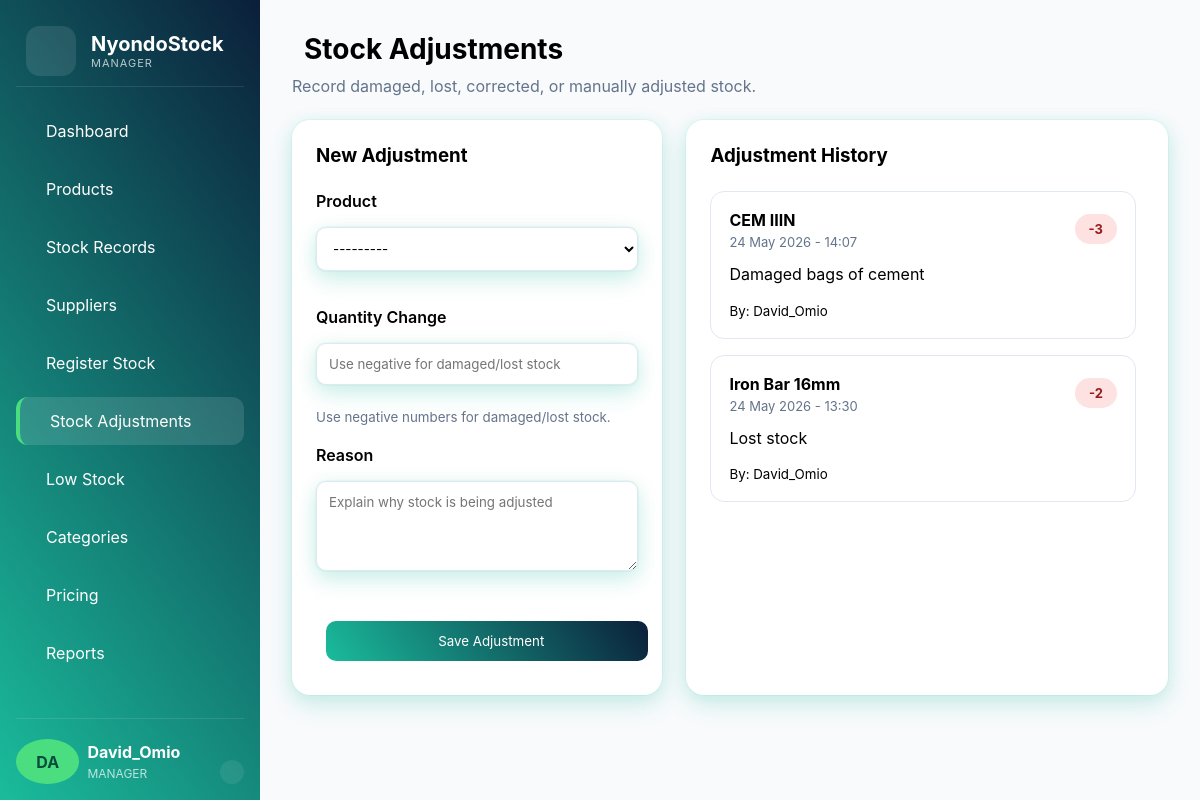
The page /stock_adjustments/ (signed in) on the database as committed earlier.
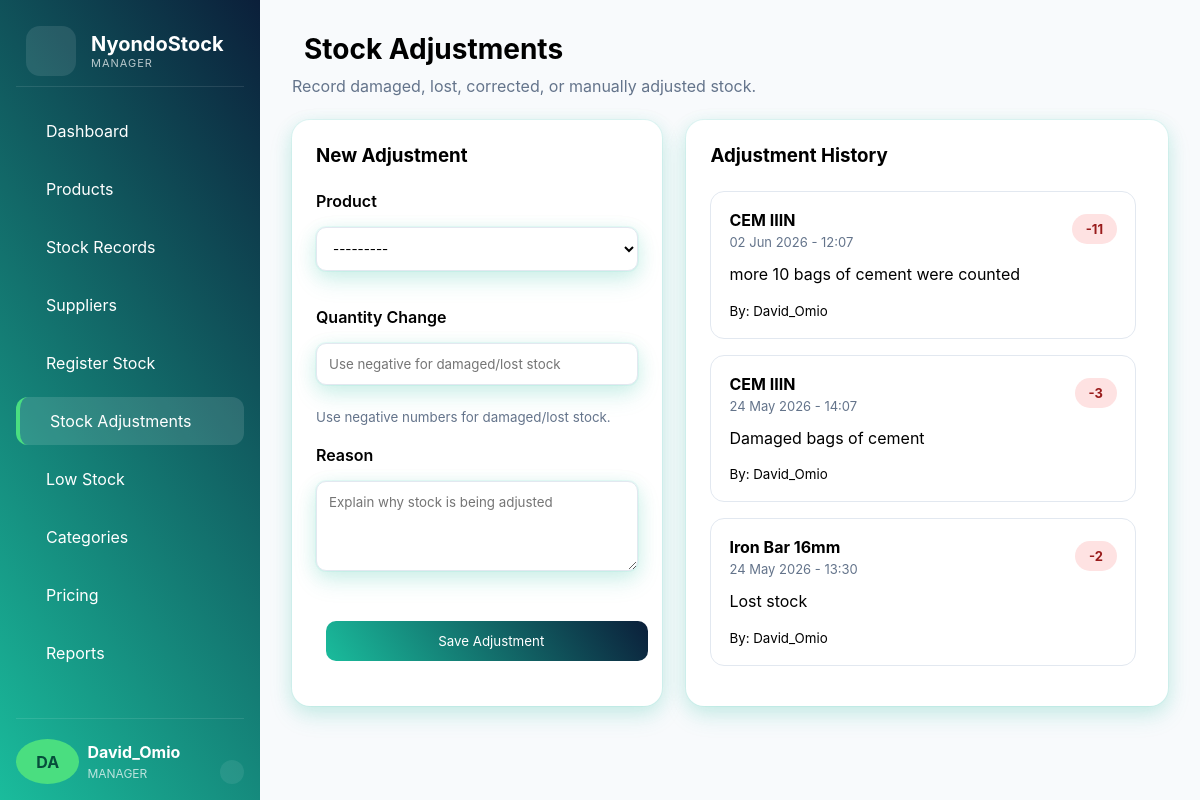
The same page on the database as committed later.
### inventory_app/models.py (models this page shows, shortened)
class StockAdjustment(models.Model):
    product = models.ForeignKey(Product, on_delete=models.CASCADE)
    quantity_changed = models.IntegerField()
    reason = models.TextField()
    adjusted_at = models.DateTimeField(auto_now_add=True)
    adjusted_by = models.ForeignKey(
        'auth.User',
        on_delete=models.SET_NULL,
        null=True
    )

class Product(models.Model):
    UNIT_CHOICES = [
        ('Bags', 'Bags'),
        ('Pieces', 'Pieces'),
        ('Kgs', 'Kgs'),
        ('Rolls', 'Rolls'),
        ('Tonnes', 'Tonnes'),
        ('Length', 'Length'),
        ('Sheets', 'Sheets'),
    ]
    category = models.ForeignKey(Category, on_delete=models.CASCADE)
    sku = models.CharField(max_length=50, unique=True, blank=True, null=True)
    product_name = models.CharField(max_length=100)
    unit = models.CharField(max_length=20, choices=UNIT_CHOICES)
    unit_cost = models.DecimalField(max_digits=10, decimal_places=2, default=0)
    normal_percentage = models.DecimalField(
    max_digits=5,
    decimal_places=2,
    default=25
)
    retail_percentage = models.DecimalField(
    max_digits=5,
    decimal_places=2,
    default=20
    )
    wholesale_percentage = models.DecimalField(
    max_digits=5,
    decimal_places=2,
    default=10
   )
    normal_price = models.DecimalField(max_digits=10, decimal_places=2, default=0)
    retail_price = models.DecimalField(max_digits=10, decimal_places=2, default=0)
    wholesale_price = models.DecimalField(max_digits=10, decimal_places=2, default=0)
    quantity = models.PositiveIntegerField(default=0)
    reorder_level = models.PositiveIntegerField(default=10)
    eligible_for_scheme = models.BooleanField(
    default=False)
    is_active = models.BooleanField(default=True)
    created_at = models.DateTimeField(auto_now_add=True)
    def __str__(self):
        return self.product_name

### inventory_app/views.py (the view)
# urls.py: path('stock_adjustments/', views.stock_adjustments, name='stock_adjustments'),
@login_required
@allowed_roles(['ADMIN', 'MANAGER'])
def stock_adjustments(request):
    adjustments = StockAdjustment.objects.select_related('product', 'adjusted_by').order_by(
        '-adjusted_at'
    )
    if request.method == 'POST':
        form = StockAdjustmentForm(request.POST)
        if form.is_valid():
            adjustment = form.save(commit=False)
            adjustment.adjusted_by = request.user
            adjustment.save()
            product = adjustment.product
            product.quantity += adjustment.quantity_changed
            if product.quantity < 0:
                product.quantity = 0
            product.save()
            return redirect('stock_adjustments')
    else:
        form = StockAdjustmentForm()
    context = {
        'form': form,
        'adjustments': adjustments
    }
    return render(
        request,
        'manager/stock_adjustments.html',
        context
    )

### inventory_app/forms.py
class StockAdjustmentForm(forms.ModelForm):
    class Meta:
        model = StockAdjustment
        fields = [
            'product',
            'quantity_changed',
            'reason',
        ]
        widgets = {
            'product': forms.Select(attrs={
                'class': 'form-control'
            }),
            'quantity_changed': forms.NumberInput(attrs={
                'class': 'form-control',
                'placeholder': 'Use negative for damaged/lost stock'
            }),
            'reason': forms.Textarea(attrs={
                'class': 'form-control',
                'rows': 4,
                'placeholder': 'Explain why stock is being adjusted'
            }),
        }

### accounts_app/context_processors.py (called while the page is built)
def user_roles(request):
    user = request.user
    if not user.is_authenticated:
        return {
            "is_admin": False,
            "is_manager": False,
            "is_attendant": False,
        }
    groups = user.groups.values_list("name", flat=True)
    return {
        "is_admin": "ADMIN" in groups,
        "is_manager": "MANAGER" in groups or "ADMIN" in groups,
        "is_attendant": "ATTENDANT" in groups or "ADMIN" in groups,
    }

### templates/manager/stock_adjustments.html (shortened to what this page needs)
{% extends 'manager/base_manager.html' %}
{% block content %}
<div class="page-header">
    <div>
        <h1>
            Stock Adjustments
        </h1>
        <p>
            Record damaged, lost, corrected,
            or manually adjusted stock.
        </p>
    </div>
</div>
<div class="adjustment-grid">
    <div class="card">
        <div class="section-title">
            <h3>
                New Adjustment
            </h3>
        </div>
        <form method="POST">
            <div class="form-group">
                <label>Product</label>
                {{ form.product }}
            </div>
            <div class="form-group">
                <label>Quantity Change</label>
                {{ form.quantity_changed }}
                <small>
                    Use negative numbers for
                    damaged/lost stock.
                </small>
            </div>
            <div class="form-group">
                <label>Reason</label>
                {{ form.reason }}
            </div>
            <button class="btn btn-primary full-btn">
                Save Adjustment
            </button>
        </form>
    </div>
    <div class="card">
        <div class="section-title">
            <h3>
                Adjustment History
            </h3>
        </div>
        <div class="history-scroll">
            {% for adjustment in adjustments %}
            <div class="history-item">
                <div class="history-top">
                    <div>
                        <strong>
                            {{ adjustment.product.product_name }}
                        </strong>
                        <span>
                            {{ adjustment.adjusted_at|date:"d M Y - H:i" }}
                        </span>
                    </div>
                    {% if adjustment.quantity_changed < 0 %}
                    <span class="badge danger">
                        {{ adjustment.quantity_changed }}
                    </span>
                    {% else %}
                    <span class="badge success">
                        +{{ adjustment.quantity_changed }}
                    </span>
                    {% endif %}
                </div>
                <p>
                    {{ adjustment.reason }}
                </p>
                <small>
                    By:
                    {{ adjustment.adjusted_by }}
                </small>
            </div>
            {% endfor %}
        </div>
    </div>
</div>
{% endblock %}

Rows that differ between the two databases and show on the page:
added StockAdjustment: product.product_name "CEM IIIN", adjusted_at "02 Jun 2026 - 12:07", quantity_changed "-11", reason "more 10 bags of cement were counted", adjusted_by "David_Omio"
